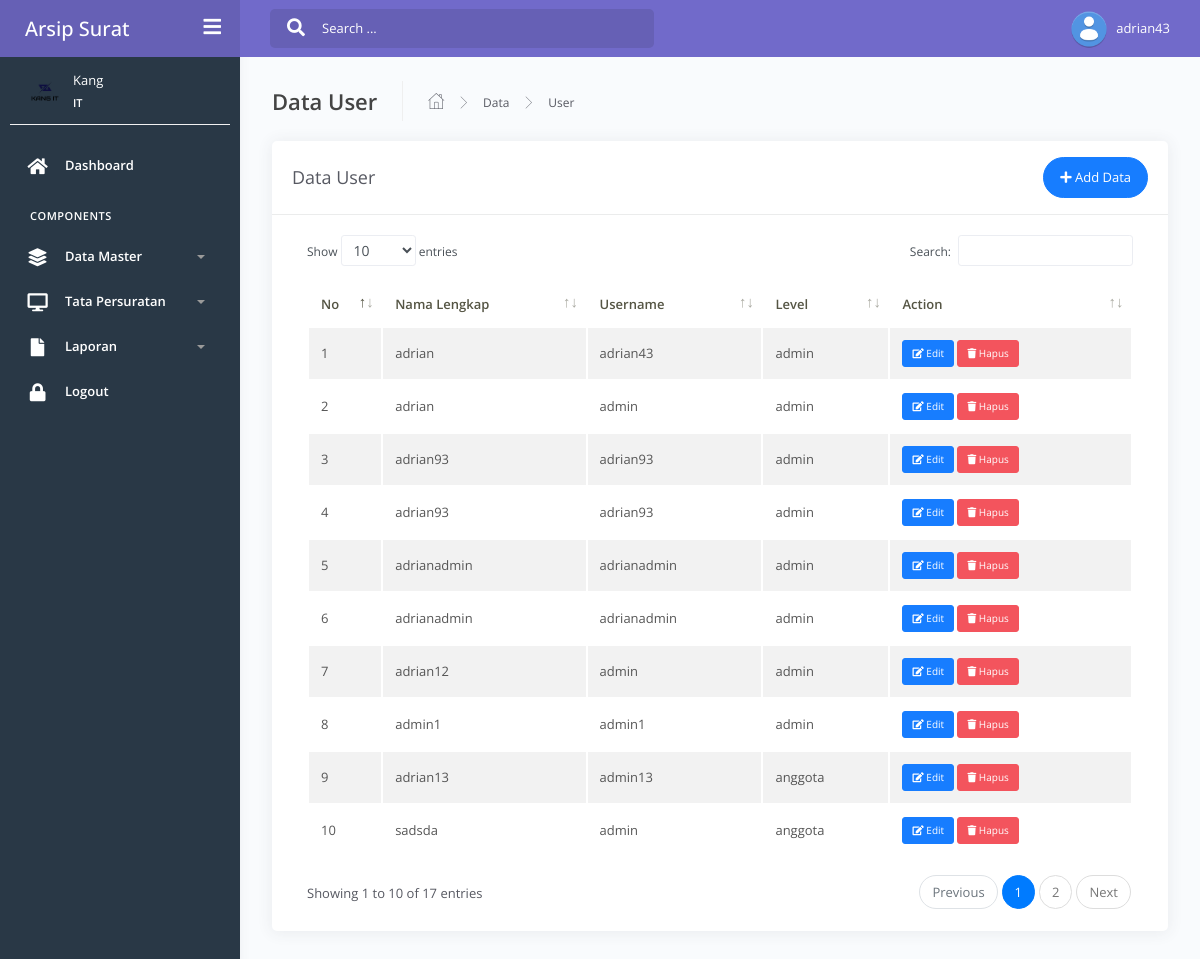
The page /admin/index.php?view=user (signed in) on the database its author committed.
### tables this page shows
CREATE TABLE `user` (
  `id` int(11) NOT NULL,
  `nama_lengkap` varchar(255) DEFAULT NULL,
  `username` varchar(15) DEFAULT NULL,
  `password` varchar(15) DEFAULT NULL,
  `level` enum('admin','anggota') DEFAULT NULL
);

### admin/master/user.php (the view, shortened to what this page needs)
<div class="main-panel">
  <div class="content">
    <div class="page-inner">
      <div class="page-header">
        <h4 class="page-title">Data User</h4>
        <ul class="breadcrumbs">
          <li class="nav-home">
            <a href="#">
              <i class="flaticon-home"></i>
            </a>
          </li>
          <li class="separator">
            <i class="flaticon-right-arrow"></i>
          </li>
          <li class="nav-item">
            <a href="#">Data</a>
          </li>
          <li class="separator">
            <i class="flaticon-right-arrow"></i>
          </li>
          <li class="nav-item">
            <a href="#">User</a>
          </li>
        </ul>
      </div>
      <div class="row">
        <div class="col-md-12">
          <div class="card">
            <div class="card-header">
              <div class="d-flex align-items-center">
                <h4 class="card-title">Data User</h4>
                <button class="btn btn-primary btn-round ml-auto" data-toggle="modal" data-target="#modalNewUser">
                  <i class="fa fa-plus"></i>
                  Add Data
                </button>
              </div>
            </div>
            <div class="card-body">
              <div class="table-responsive">
                <table id="add-row" class="display table table-striped table-hover">
                  <thead>
                    <tr>
                      <th>No</th>
                      <th>Nama Lengkap</th>
                      <th>Username</th>
                      <th>Level</th>
                      <th>Action</th>
                    </tr>
                  </thead>
                  <tbody>
                    <?php
                    $no = 1;
                    $query = mysqli_query($conn, "SELECT * FROM user");
                    while ($row = mysqli_fetch_array($query)) {
                    ?>
                      <tr>
                        <td><?php echo $no++ ?></td>
                        <td><?php echo $row['nama_lengkap'] ?></td>
                        <td><?php echo $row['username'] ?></td>
                        <td><?php echo $row['level'] ?></td>
                        <td>
                          <a href="#modalEditUser<?php echo $row['id'] ?>" data-toggle="modal" class="btn btn-xs btn-primary"><i class="fa fa-edit"></i> Edit</a>
                          <a href="#modalHapusUser<?php echo $row['id'] ?>" data-toggle="modal" class="btn btn-xs btn-danger"><i class="fa fa-trash"></i> Hapus</a>
                        </td>
                      </tr>
                    <?php } ?>
                  </tbody>
                </table>
              </div>
            </div>
          </div>
        </div>
      </div>
    </div>
  </div>
</div>

### admin/index.php (shortened to what this page needs)
<?php
include '../koneksi.php';
?>
<!DOCTYPE html>
<html lang="en">
<head>
	<link rel="stylesheet" href="../assets/css/bootstrap.min.css">
	<link rel="stylesheet" href="../assets/css/azzara.min.css">
	<link rel="stylesheet" href="../assets/css/demo.css">
</head>
<body>
	<div class="wrapper">
		<div class="main-header" data-background-color="purple">
			<div class="logo-header">
				<a href="#" class="logo">
					<h2 style="color:white;padding-top:17px;">Arsip Surat</h2>
				</a>
				<div class="navbar-minimize">
					<button class="btn btn-minimize btn-rounded">
						<i class="fa fa-bars"></i>
					</button>
				</div>
			</div>
			<nav class="navbar navbar-header navbar-expand-lg">
				<div class="container-fluid">
					<div class="collapse" id="search-nav">
						<form class="navbar-left navbar-form nav-search mr-md-3">
							<div class="input-group">
								<div class="input-group-prepend">
									<button type="submit" class="btn btn-search pr-1">
										<i class="fa fa-search search-icon"></i>
									</button>
								</div>
								<input type="text" placeholder="Search ..." class="form-control">
							</div>
						</form>
					</div>
					<ul class="navbar-nav topbar-nav ml-md-auto align-items-center">
						<li class="nav-item dropdown hidden-caret">
							<a class="dropdown-toggle profile-pic" data-toggle="dropdown" href="#" aria-expanded="false">
								<div class="avatar-sm">
									<img src="../assets/img/default.png" alt="..." class="avatar-img rounded-circle">
								</div>
							</a>
						</li>
						<font color="white"><?php echo $_SESSION['username'] ?></font>
					</ul>
				</div>
			</nav>
		</div>
		<div class="sidebar" style="background-color: #293846;">
			<div class="sidebar-wrapper scrollbar-inner">
				<div class="sidebar-content">
					<div class="user" style="color: white;">
						<div class="avatar-sm float-left mr-2">
							<img src="../assets/img/logo.png" alt="..." class="avatar-img rounded-circle">
						</div>
						<div class="info">
							<a data-toggle="collapse" href="#" aria-expanded="true">
								<span style="color: white;">
									Kang
									<span class="user-level" style="color: white;">IT</span>
								</span>
							</a>
						</div>
					</div>
					<ul class="nav">
						<li class="nav-item">
							<a href="?view=dashboard">
								<i style="color: white;" class="fas fa-home"></i>
								<p style="color: white;">Dashboard</p>
							</a>
						</li>
						<li class="nav-section">
							<h4 class="text-section" style="color: white;">Components</h4>
						</li>
						<?php if($_SESSION['level'] == 'admin') { ?>
						<li class="nav-item">
							<a data-toggle="collapse" href="#base">
								<i style="color: white;" class="fas fa-layer-group"></i>
								<p style="color: white;">Data Master</p>
								<span class="caret"></span>
							</a>
						</li>
					<?php } ?>
						<?php if($_SESSION['level'] == 'admin' OR $_SESSION['level'] == 'anggota') {?>
						<li class="nav-item">
							<a data-toggle="collapse" href="#surat">
								<i style="color: white;" class="fas fa-desktop"></i>
								<p style="color: white;">Tata Persuratan</p>
								<span class="caret"></span>
							</a>
						</li>
					<?php } ?>
					<?php if($_SESSION['level'] == 'admin') { ?>
						<li class="nav-item">
							<a data-toggle="collapse" href="#laporan">
								<i style="color: white;" class="fas fa-file"></i>
								<p style="color: white;">Laporan</p>
								<span class="caret"></span>
							</a>
						</li>
					<?php } ?>
						<li class="nav-item">
							<a href="#modalLogout" data-toggle="modal">
								<i style="color: white;" class="fas fa-lock"></i>
								<p style="color: white;">Logout</p>
							</a>
						</li>
					</ul>
				</div>
			</div>
		</div>
							<?php
                    if($_GET['view']=='')
                        include 'dashboard.php';
                    elseif($_GET['view']=='dashboard')
                        include 'dashboard.php';
                    elseif($_GET['view']=='user')
                        include 'master/user.php';
										elseif($_GET['view']=='kategori')
		                    include 'master/kategori.php';
		                elseif($_GET['view']=='suratmasuk')
		                    include 'transaksi/suratmasuk/suratmasuk.php';
									  elseif($_GET['view']=='addSuratMasuk')
				                include 'transaksi/suratmasuk/add.php';
									  elseif($_GET['view']=='editSuratMasuk')
						            include 'transaksi/suratmasuk/edit.php';
									  elseif($_GET['view']=='detailSuratMasuk')
								        include 'transaksi/suratmasuk/detail.php';
										elseif($_GET['view']=='disposisi')
								            include 'transaksi/suratmasuk/disposisi.php';
				            elseif($_GET['view']=='suratkeluar')
				                include 'transaksi/suratkeluar/suratkeluar.php';
										elseif($_GET['view']=='addSuratKeluar')
						            include 'transaksi/suratkeluar/add.php';
										elseif($_GET['view']=='editSuratKeluar')
								        include 'transaksi/suratkeluar/edit.php';
									  elseif($_GET['view']=='detailSuratKeluar')
														include 'transaksi/suratkeluar/detail.php';
								    elseif($_GET['view']=='lap_suratmasuk')
								         include 'laporan/suratmasuk/lap_suratmasuk.php';
										elseif($_GET['view']=='lap_suratkeluar')
										     include 'laporan/suratkeluar/lap_suratkeluar.php';
						?>
	</div>
</body>
</html>

### rows shown on the page
user: nama_lengkap "adrian", username "adrian43", level "admin"
user: nama_lengkap "adrian", username "admin", level "admin"
user: nama_lengkap "adrian93", username "adrian93", level "admin"
user: nama_lengkap "adrian93", username "adrian93", level "admin"
user: nama_lengkap "adrianadmin", username "adrianadmin", level "admin"
user: nama_lengkap "adrianadmin", username "adrianadmin", level "admin"
user: nama_lengkap "adrian12", username "admin", level "admin"
user: nama_lengkap "admin1", username "admin1", level "admin"
user: nama_lengkap "adrian13", username "admin13", level "anggota"
user: nama_lengkap "sadsda", username "admin", level "anggota"

### other values the page prints
$_SESSION['username'] "adrian43"
